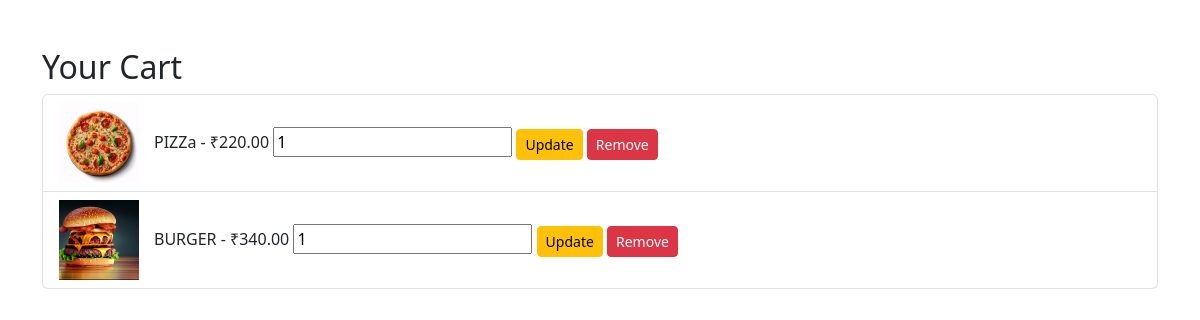
The app's page /cart/ (signed in) with its own data.
### orders/models.py (models this page shows, shortened)
class CartItem(models.Model):
    user = models.ForeignKey(User, on_delete=models.CASCADE)
    food_item = models.ForeignKey(FoodItem, on_delete=models.CASCADE)
    quantity = models.PositiveIntegerField(default=1)

### menu/models.py (models this page shows, shortened)
class FoodItem(models.Model):
    name = models.CharField(max_length=100)
    description = models.TextField(blank=True)
    price = models.DecimalField(max_digits=6, decimal_places=2)
    image = models.ImageField(upload_to='food_images/')
    category = models.CharField(max_length=50)

### orders/views.py (the view)
# urls.py: path('', views.view_cart, name='view_cart'),
def view_cart(request):
    cart_items = CartItem.objects.filter(user=request.user)
    return render(request, 'orders/cart.html', {'cart_items': cart_items})

### orders/templates/orders/cart.html (shortened to what this page needs)
<!DOCTYPE html>
<html>
<head>
    <link href="https://cdn.jsdelivr.net/npm/bootstrap@5.3.2/dist/css/bootstrap.min.css" rel="stylesheet">
</head>
<body>
<div class="container mt-5">
    <h2>Your Cart</h2>
    <ul class="list-group">
        {% for cart_item in cart_items %}
        <li class="list-group-item d-flex align-items-center">
            <img src="{{ cart_item.food_item.image.url }}"
                 alt="{{ cart_item.food_item.name }}"
                 style="width: 80px; height: 80px; object-fit: cover; margin-right: 15px;">
            <div class="flex-grow-1">
                {{ cart_item.food_item.name }} - ₹{{ cart_item.food_item.price }}
                <form action="{% url 'update_cart' cart_item.food_item.id %}" method="post" style="display:inline;">
                    <input type="number" name="quantity" value="{{ cart_item.quantity }}" min="0">
                    <button type="submit" class="btn btn-sm btn-warning">Update</button>
                </form>
                <form action="{% url 'remove_from_cart' cart_item.food_item.id %}" method="post" style="display:inline;">
                    <button type="submit" class="btn btn-sm btn-danger">Remove</button>
                </form>
            </div>
        </li>
        {% empty %}
        <li class="list-group-item">Your cart is empty.</li>
        {% endfor %}
    </ul>
</div>
</body>
</html>

### records on screen
CartItem: food_item.image (picture), food_item.name "PIZZa", food_item.price "220.00", quantity "1"
CartItem: food_item.image (picture), food_item.name "BURGER", food_item.price "340.00", quantity "1"
